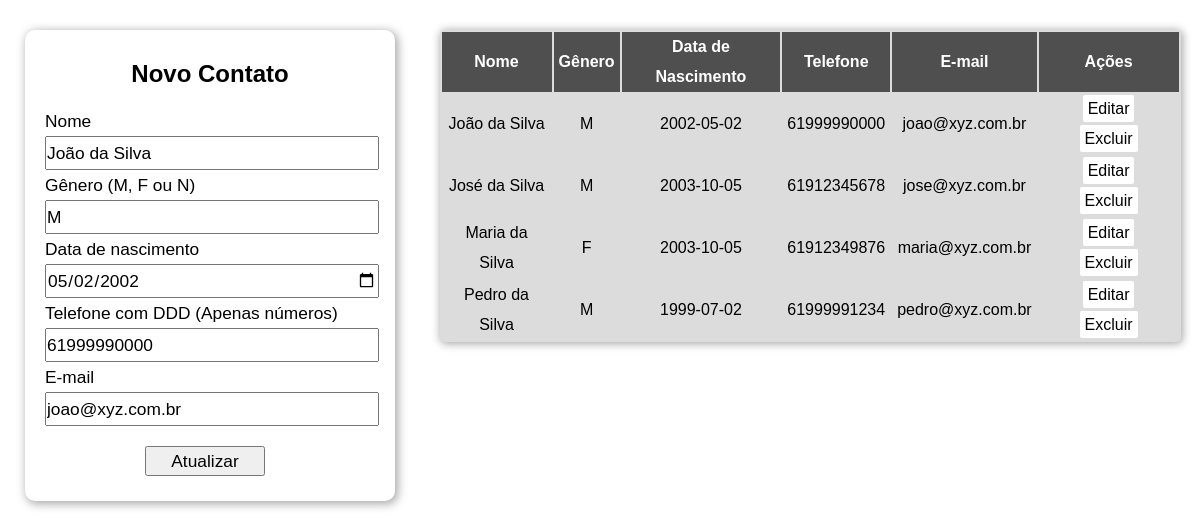
The app's page /index.php?id_pessoa_up=1 with its own data.
### tables this page shows
CREATE TABLE `tb_pessoa` (
  `id_pessoa` int UNSIGNED NOT NULL COMMENT 'chave primária',
  `ds_nome` varchar(255) NOT NULL COMMENT 'nome',
  `cd_sexo` varchar(1) NOT NULL COMMENT 'sexo: M, F, N',
  `dt_nasc` date NOT NULL COMMENT 'Data de nascimento',
  `nr_telefone` decimal(11,0) NOT NULL COMMENT 'Nr telefone com DDD (apenas dígitos)',
  `ds_email` varchar(255) NOT NULL COMMENT 'E-mail'
);

### classe-pessoa.php (called while the page is built, shortened)
<?php
Class Pessoa {
	private $pdo;
	public function __construct($dbname, $host, $user, $senha) {
		try {
			$this -> pdo = new PDO("mysql:dbname=".$dbname.";host=".$host, $user, $senha);
		}
		catch (PDOException $e) {
			echo "Erro com banco de dados: ".$e->getMessage();
			exit();
		}
		catch (Exception $e) {
			echo "Erro genérico: ".$e->getMessage();
			exit();
		}
	}
		public function buscarDados () {
			$cmd = $this->pdo->query("SELECT * FROM tb_pessoa ORDER BY ds_nome");
			$res = $cmd->fetchAll(PDO::FETCH_ASSOC);
			return $res;
		}
		public function buscarDadosPessoa($id_pessoa){
			$cmd = $this->pdo->prepare("SELECT * FROM tb_pessoa WHERE id_pessoa = :id_pessoa");
			$cmd->bindValue(":id_pessoa", $id_pessoa);
			$cmd->execute();
			$res = $cmd->fetch(PDO::FETCH_ASSOC);
			return $res;
		}
}
?>

### index.php (the view, shortened to what this page needs)
<?php
	require_once 'classe-pessoa.php';
	$p = new Pessoa("agenda","localhost","root","");
?>
<!DOCTYPE html>
<html lang="pt-br">
  <head>
    <link rel="stylesheet" href="estilo.css">
  </head>
  <body>
  	<?php
  		if (isset($_GET['id_pessoa_up'])) {
  			$id_pessoa_up = addslashes($_GET['id_pessoa_up']);
  			$res = $p->buscarDadosPessoa($id_pessoa_up);
  		}
  	?>
   	<section id="esquerda">
   		<form method="POST">
   			<center><h2>Novo Contato</h2></center><br>
   			<label for="nome">Nome</label>
   			<input type="text" name="nome" id="nome" value="<?php if (isset($res)){echo $res['ds_nome'];}?>">
   			<label for="sexo">Gênero (M, F ou N)</label>
   			<input type="text" name="sexo" id="sexo" value="<?php if (isset($res)){echo $res['cd_sexo'];}?>">
   			<label for="nascimento">Data de nascimento</label>
   			<input type="date" name="nascimento" id="nascimento" value="<?php if (isset($res)){echo $res['dt_nasc'];}?>">
   			<label for="tel">Telefone com DDD (Apenas números)</label>
   			<input type="text" name="tel" id="tel" value="<?php if (isset($res)){echo $res['nr_telefone'];}?>">
   			<label for="email">E-mail</label>
   			<input type="email" name="email" id="email" value="<?php if (isset($res)){echo $res['ds_email'];}?>">
   			<input type="submit" value="<?php if(isset($res)){echo "Atualizar";}else{echo "Cadastrar";}?>" class="btn">
   		</form>
   	</section>
   	<section id="direita">
		<table>
			<tr id="titulo">
   				<td>Nome</td>
   				<td>Gênero</td>
   				<td>Data de Nascimento</td>
   				<td>Telefone</td>
   				<td>E-mail</td>
   				<td>Ações</td>
   			</tr>
   		<?php
   			$dados = $p->buscarDados();
   			if (count($dados) > 0) {
   				for ($i=0; $i < count($dados); $i++) {
   					echo "<tr>";
   					foreach ($dados[$i] as $k => $v)
   					{
   						if ($k != "id_pessoa")
   						{
   							echo "<td>".$v."</td>";
   						}
   					}
   						?>
   						<td>
   							<a href="index.php?id_pessoa_up=<?php echo $dados[$i]['id_pessoa'];?>">Editar</a>
   							<a href="index.php?id_pessoa=<?php echo $dados[$i]['id_pessoa'];?>">Excluir</a>
   						</td>
   						<?php
   					echo "</tr>";
   				}
   			}
   			?>
   		</table>
   	</section>
  </body>
</html>

### estilo.css (style rules this page uses)
* { padding: 0px; margin: 0px; font-family: arial; }
h2 { margin-top: 10px; }
label, input { display: block; line-height: 30px; height: 30px; outline: none; font-size: 13pt; width: 100%; }
form { width: 330px; background-color: #fff; padding: 20px; border-radius: 10px; box-shadow: 2px 2px 10px 1px #A9A9A9; margin: 30px auto; }
.btn { margin-top: 20px; margin-bottom: 5px; width: 120px; margin-left: 100px; cursor: pointer; }
#esquerda { width: 35%; float: left; }
#direita { width: 65%; float: left; }
table { width: 95%; margin: 30px auto; text-align: center; box-shadow: 1px 1px 8px 1px #A9A9A9; border-radius: 5px; background-color: #DCDCDC; }
tr { line-height: 30px; }
tr#titulo { font-weight: bold; background-color: #4F4F4F; color: #fff; }
td { padding: 0px 5px; }
a { background-color: #fff; color: #000; padding: 5px; margin: 0px 5px; text-decoration: none; border-radius: 2px; }

### records on screen
tb_pessoa: nome "João da Silva", sexo "M", nascimento "05/02/2002", tel "61999990000", email "joao@xyz.com.br", ds_nome "João da Silva", cd_sexo "M", dt_nasc "2002-05-02", nr_telefone "61999990000", ds_email "joao@xyz.com.br"
tb_pessoa: ds_nome "José da Silva", cd_sexo "M", dt_nasc "2003-10-05", nr_telefone "61912345678", ds_email "jose@xyz.com.br"
tb_pessoa: ds_nome "Maria da Silva", cd_sexo "F", dt_nasc "2003-10-05", nr_telefone "61912349876", ds_email "maria@xyz.com.br"
tb_pessoa: ds_nome "Pedro da Silva", cd_sexo "M", dt_nasc "1999-07-02", nr_telefone "61999991234", ds_email "pedro@xyz.com.br"
